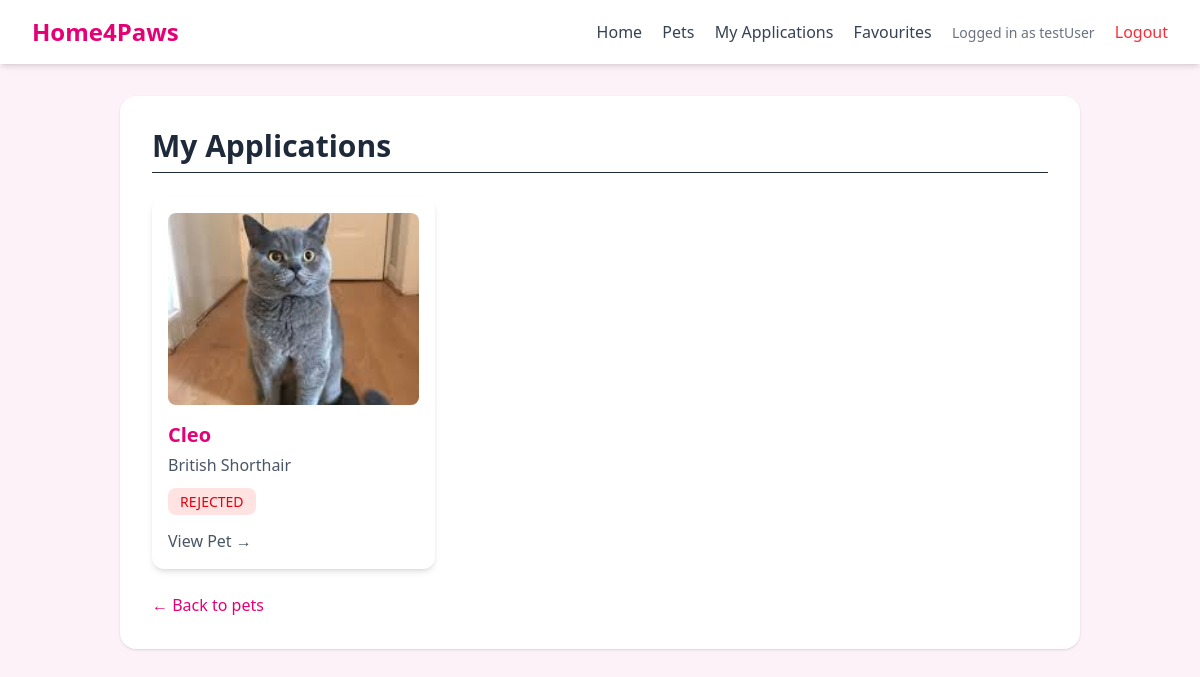
Before: /my-applications/ (signed in) with the older database file.
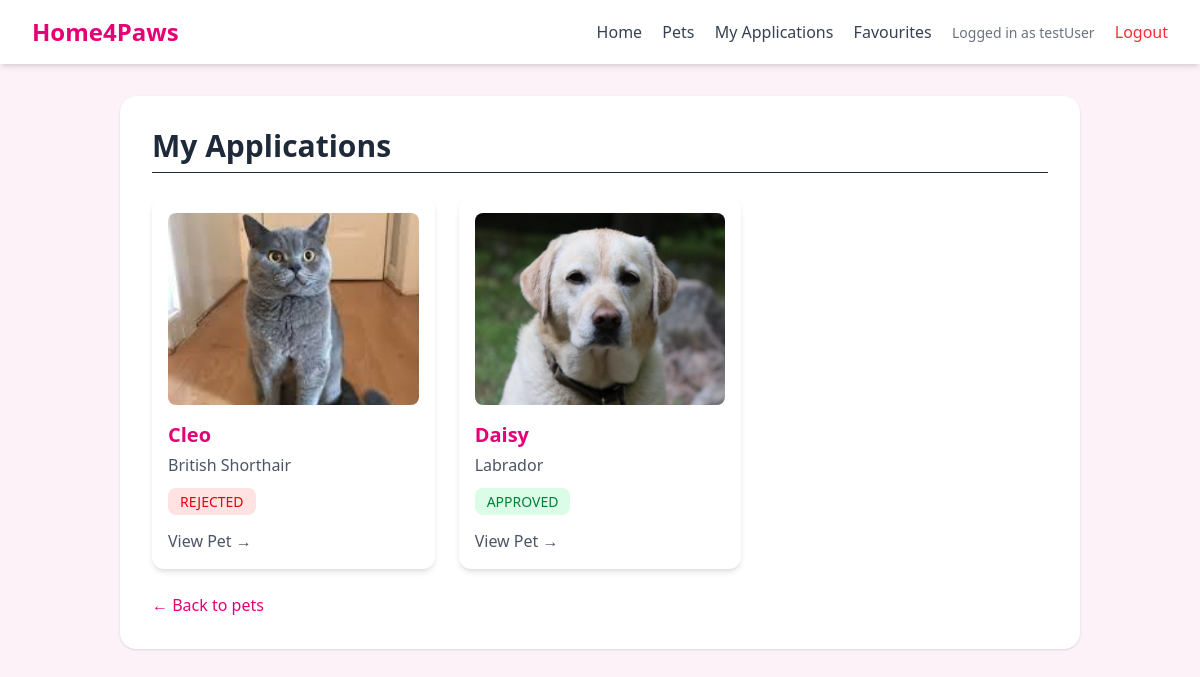
After: the same page with the newer database file.
### core/models.py (models this page shows, shortened)
class AdoptionApplication(models.Model):
    STATUS_CHOICES = [
        ('PENDING', 'Pending'),
        ('APPROVED', 'Approved'),
        ('REJECTED', 'Rejected'),
    ]
    user = models.ForeignKey(User, on_delete=models.CASCADE)
    pet = models.ForeignKey(Pet, on_delete=models.CASCADE)
    application_text = models.TextField()
    housing_type = models.CharField(max_length=50, blank=True)
    has_garden = models.BooleanField(default=False)
    near_park = models.BooleanField(default=False)
    has_other_pets = models.BooleanField(default=False)
    pet_experience = models.TextField(blank=True)
    hours_alone = models.IntegerField(default=0)
    reason = models.TextField(blank=True)
    status = models.CharField(max_length=10, choices=STATUS_CHOICES, default='PENDING')
    created_at = models.DateTimeField(auto_now_add=True)

class Pet(models.Model):#all of the pets
    PET_TYPE_CHOICES = [
        ('DOG', 'Dog'),
        ('CAT', 'Cat'),
        ('OTHER', 'Other'),
    ]
    STATUS_CHOICES = [
        ('AVAILABLE', 'Available'),
        ('ADOPTED', 'Adopted'),
    ]
    shelter = models.ForeignKey(Shelter, on_delete=models.CASCADE)
    name = models.CharField(max_length=100)
    pet_type = models.CharField(max_length=10, choices=PET_TYPE_CHOICES)
    breed = models.CharField(max_length=100)
    age = models.IntegerField()
    gender = models.CharField(max_length=10)
    description = models.TextField()
    vaccination_status = models.BooleanField(default=False)
    status = models.CharField(max_length=10, choices=STATUS_CHOICES, default='AVAILABLE')
    image = models.ImageField(upload_to='pet_images/', blank=True, null=True)

### core/views.py (the view)
# urls.py: path('my-applications/', views.my_applications, name='my_applications'),
@login_required
def my_applications(request):
    applications = AdoptionApplication.objects.filter(user=request.user)
    return render(request, 'core/my_applications.html', {'applications': applications})

### core/templates/core/my_applications.html
{% extends 'core/base.html' %}
{% block content %}
<h1 class="text-3xl font-bold text-gray-800 mb-6 border-b pb-2">
    My Applications
</h1>
<div class="grid grid-cols-1 md:grid-cols-2 lg:grid-cols-3 gap-6">
    {% for app in applications %}
        <div class="bg-white rounded-xl shadow-md p-4 hover:shadow-lg transition">
            {% if app.pet.image %}
                <img src="{{ app.pet.image.url }}"
                     alt="{{ app.pet.name }}"
                     class="w-full h-48 object-cover rounded-lg mb-4">
            {% endif %}
            <h2 class="text-xl font-semibold text-pink-600">
                {{ app.pet.name }}
            </h2>
            <p class="text-gray-600 mt-1">
                {{ app.pet.breed }}
            </p>
            <div class="mt-3">
                <span class="
                    px-3 py-1 rounded-lg text-sm
                    {% if app.status == 'APPROVED' %}
                        bg-green-100 text-green-700
                    {% elif app.status == 'REJECTED' %}
                        bg-red-100 text-red-600
                    {% else %}
                        bg-yellow-100 text-yellow-700
                    {% endif %}
                ">
                    {{ app.status }}
                </span>
            </div>
            <div class="mt-4">
                <a href="{% url 'pet_detail' app.pet.id %}"
                   class="text-gray-600 hover:underline">
                    View Pet →
                </a>
            </div>
        </div>
    {% empty %}
        <p class="text-gray-600">You have no applications.</p>
    {% endfor %}
</div>
<div class="mt-6">
    <a href="{% url 'pet_list' %}" class="text-pink-600 hover:underline">
        ← Back to pets
    </a>
</div>
{% endblock %}

Changed rows visible on the page:
added AdoptionApplication: pet.image (picture), pet.name "Daisy", pet.breed "Labrador", status "APPROVED"
